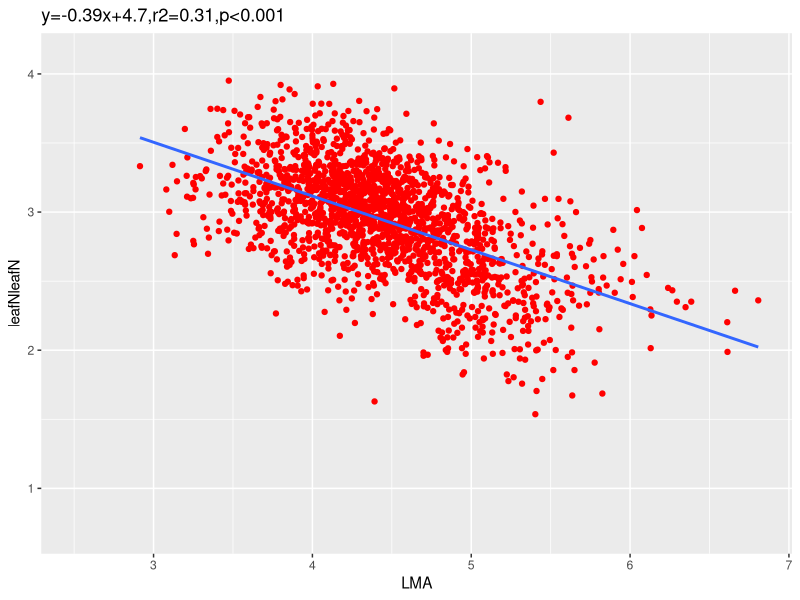
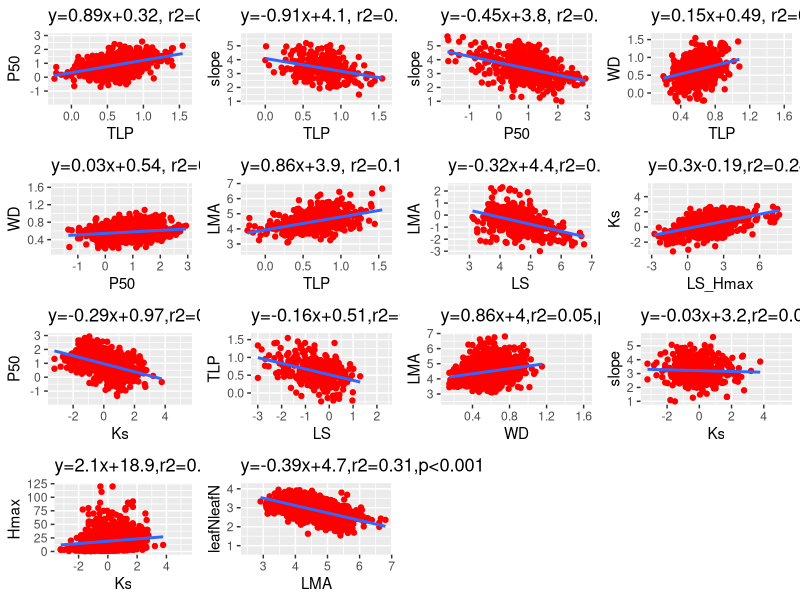
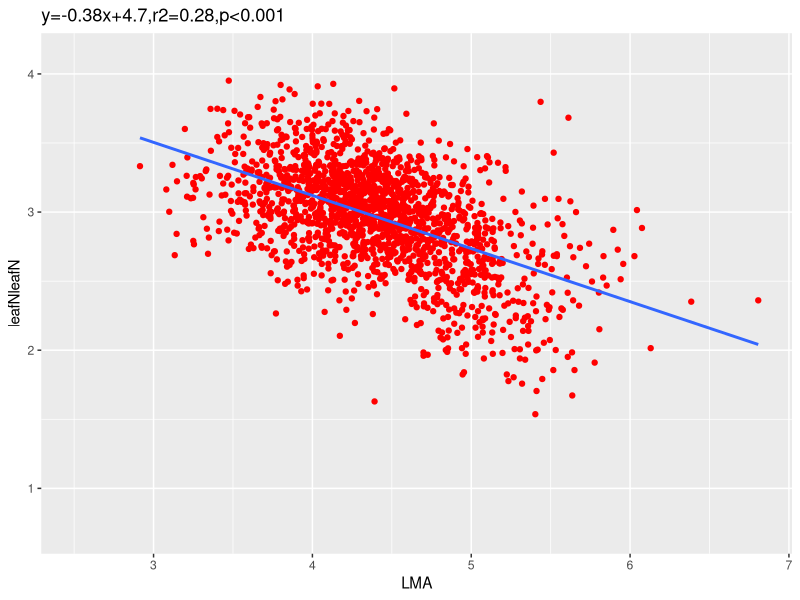
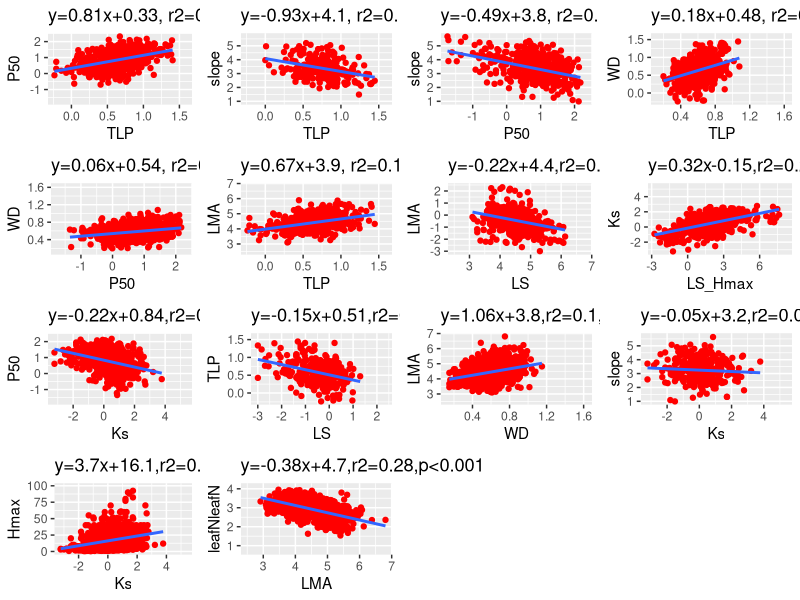
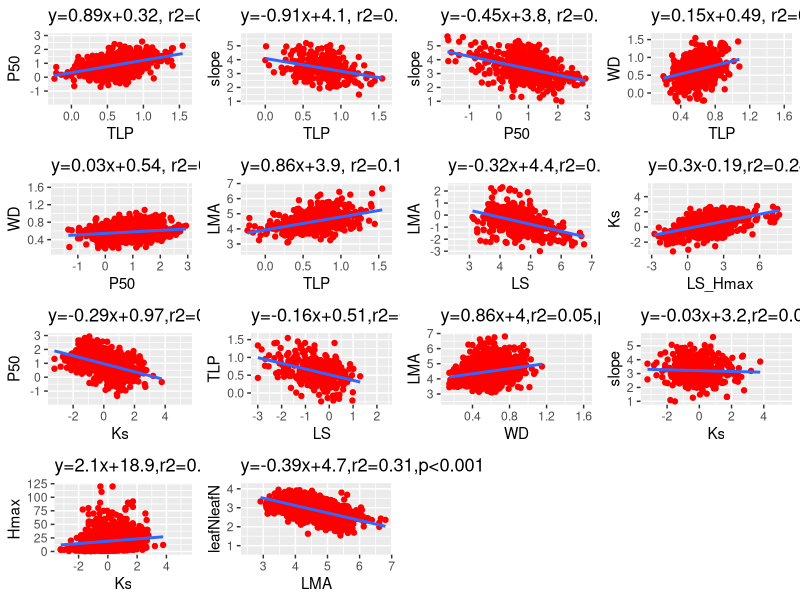
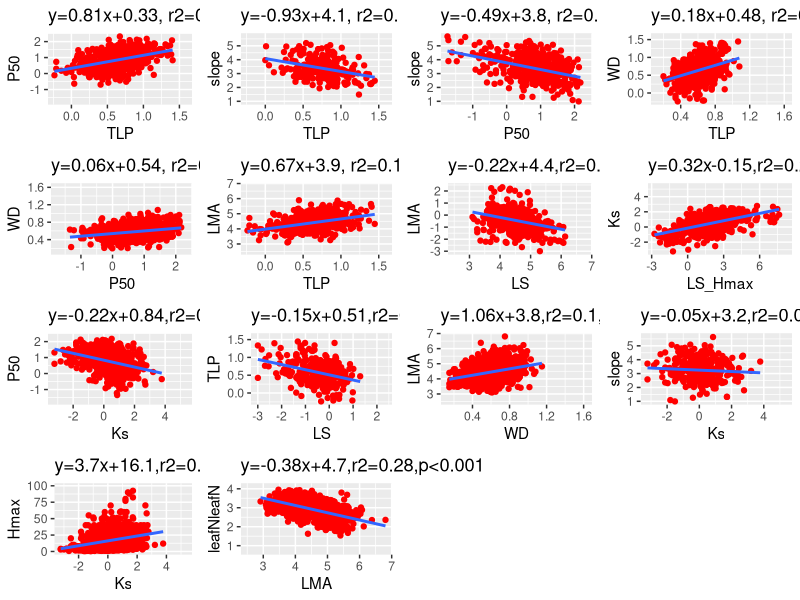

The R script that drew these images, in order: (Note: this script raises an error after producing the figures.)

#libarary
library(ggplot2)
library(cowplot)

#import the file
trait<-read.table('woody_trait.0625.txt',header=TRUE, stringsAsFactors=FALSE, sep="\t", dec=".",fileEncoding="latin1")
#2_0) all speccies for the bivariate regression
xy<-trait
names(xy)
summary(model<-lm(P50~TLP,data=xy))
P50_TLP<-ggplot(xy, aes(x=TLP, y=P50)) +geom_point(color="red") +labs(title = "y=0.89x+0.32, r2=0.20,p<0.001")+geom_smooth(method=lm, se=FALSE)+
  scale_x_continuous(name = "TLP",) +
  scale_y_continuous(name = "P50")
summary(model<-lm(slope~TLP,data=xy))
slope_TLP<-ggplot(xy, aes(x=TLP, y=slope)) +geom_point(color="red") +labs(title = "y=-0.91x+4.1, r2=0.11,p<0.001")+geom_smooth(method=lm, se=FALSE)+
  scale_x_continuous(name = "TLP",) +
  scale_y_continuous(name = "slope")
summary(model<-lm(slope~P50,data=xy))
slope_P50<-ggplot(xy, aes(x=P50, y=slope)) +geom_point(color="red") +labs(title = "y=-0.45x+3.8, r2=0.17,p<0.001")+geom_smooth(method=lm, se=FALSE)+
  scale_x_continuous(name = "P50",) +
  scale_y_continuous(name = "slope")
summary(model<-lm(WD~TLP,data=xy))
WD_TLP<-ggplot(xy, aes(x=WD, y=TLP)) +geom_point(color="red") +labs(title = "y=0.15x+0.49, r2=0.09,p<0.001")+geom_smooth(method=lm, se=FALSE)+
  scale_x_continuous(name = "TLP",) +
  scale_y_continuous(name = "WD")

summary(model<-lm(WD~P50,data=xy))
WD_P50<-ggplot(xy, aes(x=P50, y=WD)) +geom_point(color="red") +labs(title = "y=0.03x+0.54, r2=0.03,p<0.001")+geom_smooth(method=lm, se=FALSE)+
  scale_x_continuous(name = "P50",) +
  scale_y_continuous(name = "WD")
summary(model<-lm(LMA~TLP,data=xy))
LMA_TLP<-ggplot(xy, aes(x=TLP, y=LMA)) +geom_point(color="red") +labs(title = "y=0.86x+3.9, r2=0.19,p<0.001")+geom_smooth(method=lm, se=FALSE)+
  scale_x_continuous(name = "TLP",) +
  scale_y_continuous(name = "LMA")
summary(model<-lm(LMA~LS,data=xy))
LMA_LS<-ggplot(xy, aes(x=LMA, y=LS)) +geom_point(color="red") +labs(title = "y=-0.32x+4.4,r2=0.19,p<0.001")+geom_smooth(method=lm, se=FALSE)+
  scale_x_continuous(name = "LS",) +
  scale_y_continuous(name = "LMA")
summary(model<-lm(Ks~LS_Hmax,data=xy))
Ks_LS_Hmax<-ggplot(xy, aes(x=LS_Hmax, y=Ks)) +geom_point(color="red") +labs(title = "y=0.3x-0.19,r2=0.24,p<0.001")+geom_smooth(method=lm, se=FALSE)+
  scale_x_continuous(name = "LS_Hmax",) +
  scale_y_continuous(name = "Ks")

summary(model<-lm(P50~Ks,data=xy))
P50_Ks<-ggplot(xy, aes(x=Ks, y=P50)) +geom_point(color="red") +labs(title = "y=-0.29x+0.97,r2=0.2,p<0.001")+geom_smooth(method=lm, se=FALSE)+
  scale_x_continuous(name = "Ks",) +
  scale_y_continuous(name = "P50")
summary(model<-lm(TLP~LS,data=xy))
TLP_LS<-ggplot(xy, aes(x=LS, y=TLP)) +geom_point(color="red") +labs(title = "y=-0.16x+0.51,r2=0.16,p<0.001")+geom_smooth(method=lm, se=FALSE)+
  scale_x_continuous(name = "LS",) +
  scale_y_continuous(name = "TLP")
summary(model<-lm(LMA~WD,data=xy))
LMA_WD<-ggplot(xy, aes(x=WD, y=LMA)) +geom_point(color="red") +labs(title = "y=0.86x+4,r2=0.05,p<0.001")+geom_smooth(method=lm, se=FALSE)+
  scale_x_continuous(name = "WD",) +
  scale_y_continuous(name = "LMA")
summary(model<-lm(slope~Ks,data=xy))
slope_Ks<-ggplot(xy, aes(x=Ks, y=slope)) +geom_point(color="red") +labs(title = "y=-0.03x+3.2,r2=0.001,ns")+geom_smooth(method=lm, se=FALSE)+
  scale_x_continuous(name = "Ks",) +
  scale_y_continuous(name = "slope")

summary(model<-lm(Hmax~Ks,data=xy))
Hmax_Ks<-ggplot(xy, aes(x=Ks, y=Hmax)) +geom_point(color="red") +labs(title = "y=2.1x+18.9,r2=0.02,p<0.001")+geom_smooth(method=lm, se=FALSE)+
  scale_x_continuous(name = "Ks",) +
  scale_y_continuous(name = "Hmax")
summary(model<-lm(leafN~LMA,data=xy))
leafN_LMA<-ggplot(xy, aes(x=LMA, y=leafN)) +geom_point(color="red") +labs(title = "y=-0.39x+4.7,r2=0.31,p<0.001")+geom_smooth(method=lm, se=FALSE)+
  scale_x_continuous(name = "LMA",) +
  scale_y_continuous(name = "leafNleafN")
leafN_LMA

fig3<-plot_grid(P50_TLP,slope_TLP,slope_P50, WD_TLP,
                WD_P50, LMA_TLP,LMA_LS,Ks_LS_Hmax,
                P50_Ks,TLP_LS,LMA_WD,slope_Ks,
                Hmax_Ks,leafN_LMA,
                nrow=4)
fig3
ggsave(fig3,filename = '/Users/liudy/Downloads/ALL.tiff',width = 16,height = 16)

#2_1)broadleaf
trait_g<-trait[trait$group=="BT"|trait$group=="BD"|trait$group=="BE",]
names(trait_g)
xy<-trait_g
names(xy)

summary(model<-lm(P50~TLP,data=xy))
P50_TLP<-ggplot(xy, aes(x=TLP, y=P50)) +geom_point(color="red") +labs(title = "y=0.81x+0.33, r2=0.18,p<0.001")+geom_smooth(method=lm, se=FALSE)+
  scale_x_continuous(name = "TLP",) +
  scale_y_continuous(name = "P50")
summary(model<-lm(slope~TLP,data=xy))
slope_TLP<-ggplot(xy, aes(x=TLP, y=slope)) +geom_point(color="red") +labs(title = "y=-0.93x+4.1, r2=0.12,p<0.001")+geom_smooth(method=lm, se=FALSE)+
  scale_x_continuous(name = "TLP",) +
  scale_y_continuous(name = "slope")
summary(model<-lm(slope~P50,data=xy))
slope_P50<-ggplot(xy, aes(x=P50, y=slope)) +geom_point(color="red") +labs(title = "y=-0.49x+3.8, r2=0.16,p<0.001")+geom_smooth(method=lm, se=FALSE)+
  scale_x_continuous(name = "P50",) +
  scale_y_continuous(name = "slope")
summary(model<-lm(WD~TLP,data=xy))
WD_TLP<-ggplot(xy, aes(x=WD, y=TLP)) +geom_point(color="red") +labs(title = "y=0.18x+0.48, r2=0.14,p<0.001")+geom_smooth(method=lm, se=FALSE)+
  scale_x_continuous(name = "TLP",) +
  scale_y_continuous(name = "WD")

summary(model<-lm(WD~P50,data=xy))
WD_P50<-ggplot(xy, aes(x=P50, y=WD)) +geom_point(color="red") +labs(title = "y=0.06x+0.54, r2=0.07,p<0.001")+geom_smooth(method=lm, se=FALSE)+
  scale_x_continuous(name = "P50",) +
  scale_y_continuous(name = "WD")
summary(model<-lm(LMA~TLP,data=xy))
LMA_TLP<-ggplot(xy, aes(x=TLP, y=LMA)) +geom_point(color="red") +labs(title = "y=0.67x+3.9, r2=0.16,p<0.001")+geom_smooth(method=lm, se=FALSE)+
  scale_x_continuous(name = "TLP",) +
  scale_y_continuous(name = "LMA")
summary(model<-lm(LMA~LS,data=xy))
LMA_LS<-ggplot(xy, aes(x=LMA, y=LS)) +geom_point(color="red") +labs(title = "y=-0.22x+4.4,r2=0.11,p<0.001")+geom_smooth(method=lm, se=FALSE)+
  scale_x_continuous(name = "LS",) +
  scale_y_continuous(name = "LMA")
summary(model<-lm(Ks~LS_Hmax,data=xy))
Ks_LS_Hmax<-ggplot(xy, aes(x=LS_Hmax, y=Ks)) +geom_point(color="red") +labs(title = "y=0.32x-0.15,r2=0.27,p<0.001")+geom_smooth(method=lm, se=FALSE)+
  scale_x_continuous(name = "LS_Hmax",) +
  scale_y_continuous(name = "Ks")

summary(model<-lm(P50~Ks,data=xy))
P50_Ks<-ggplot(xy, aes(x=Ks, y=P50)) +geom_point(color="red") +labs(title = "y=-0.22x+0.84,r2=0.13,p<0.001")+geom_smooth(method=lm, se=FALSE)+
  scale_x_continuous(name = "Ks",) +
  scale_y_continuous(name = "P50")
summary(model<-lm(TLP~LS,data=xy))
TLP_LS<-ggplot(xy, aes(x=LS, y=TLP)) +geom_point(color="red") +labs(title = "y=-0.15x+0.51,r2=0.13,p<0.001")+geom_smooth(method=lm, se=FALSE)+
  scale_x_continuous(name = "LS",) +
  scale_y_continuous(name = "TLP")
summary(model<-lm(LMA~WD,data=xy))
LMA_WD<-ggplot(xy, aes(x=WD, y=LMA)) +geom_point(color="red") +labs(title = "y=1.06x+3.8,r2=0.1,p<0.001")+geom_smooth(method=lm, se=FALSE)+
  scale_x_continuous(name = "WD",) +
  scale_y_continuous(name = "LMA")
summary(model<-lm(slope~Ks,data=xy))
slope_Ks<-ggplot(xy, aes(x=Ks, y=slope)) +geom_point(color="red") +labs(title = "y=-0.05x+3.2,r2=0.005,ns")+geom_smooth(method=lm, se=FALSE)+
  scale_x_continuous(name = "Ks",) +
  scale_y_continuous(name = "slope")

summary(model<-lm(Hmax~Ks,data=xy))
Hmax_Ks<-ggplot(xy, aes(x=Ks, y=Hmax)) +geom_point(color="red") +labs(title = "y=3.7x+16.1,r2=0.08,p<0.001")+geom_smooth(method=lm, se=FALSE)+
  scale_x_continuous(name = "Ks",) +
  scale_y_continuous(name = "Hmax")
summary(model<-lm(leafN~LMA,data=xy))
leafN_LMA<-ggplot(xy, aes(x=LMA, y=leafN)) +geom_point(color="red") +labs(title = "y=-0.38x+4.7,r2=0.28,p<0.001")+geom_smooth(method=lm, se=FALSE)+
  scale_x_continuous(name = "LMA",) +
  scale_y_continuous(name = "leafNleafN")
leafN_LMA

fig3<-plot_grid(P50_TLP,slope_TLP,slope_P50, WD_TLP,
                WD_P50, LMA_TLP,LMA_LS,Ks_LS_Hmax,
                P50_Ks,TLP_LS,LMA_WD,slope_Ks,
                Hmax_Ks,leafN_LMA,
                nrow=4)
fig3

ggsave(fig3,filename = '/Users/liudy/Downloads/broadleaf.tiff',width = 16,height = 16)
#######################################################################################################################################
#2_3) Multi-bivariiate Broadleaf
#LMA~TLP #only one variable and do not test



#TLP ~other traits
trait_g<-trait[trait$group!="CC",]
xy<-trait_g
names(xy)
xy1<-xy[,c("LMA","LS","WD","P50","TLP")]
xy2<-na.omit(xy1)
model<-sma_regress_multivar(xy2)
pred<-model$intercept_R+model$slope_R.y1*xy2$LMA+
  model$slope_R.y2*xy2$LS+model$slope_R.y3*xy2$WD+model$slope_R.y4*(xy2$P50)
res<-xy2$TLP-pred
rmse<-sqrt(mean(res^2))
rmse
plot(pred,xy2$TLP)
abline(0, 1)

xy2$pred<-pred
model1<-sma(pred~TLP,data=xy2,method=c("SMA"))
model1
summary(model<-lm(pred~TLP,data=xy2))
tlp<-ggplot(xy2, aes(x=TLP, y=pred)) +geom_point(color="red") +labs(title = "y=0.5x+0.27, R2=0.3438,R2_adj=0.3408,p<0.001")+geom_smooth(method=lm, se=FALSE)+
  scale_x_continuous(name = "TLP_act",) +
  scale_y_continuous(name = "TLP_pred")+
  geom_abline(slope=1)


#3 out-smaple test (choose 150)
trait_g<-trait[trait$group!="CC",]
xy<-trait_g
names(xy)
xy1<-xy[,c("LMA","LS","WD","P50","TLP")]
xy2<-na.omit(xy1)
xy2_out<-xy2[c(1:150),]
model<-sma_regress_multivar(xy2_out)
model
pred<-model$intercept_R+model$slope_R.y1*xy2_out$LMA+
  model$slope_R.y2*xy2_out$LS+model$slope_R.y3*xy2_out$WD+model$slope_R.y4*(xy2_out$P50)
res<-xy2_out$TLP-pred
rmse<-sqrt(mean(res^2))
rmse

xy2_out$pred<-pred
summary(model<-lm(pred~TLP,data=xy2_out))
tlp<-ggplot(xy2_out, aes(x=TLP, y=pred)) +geom_point(color="red") +labs(title = "y=0.47x+0.27, R2=0.3074,R2_adj=0.3028,p<0.001")+geom_smooth(method=lm, se=FALSE)+
  scale_x_continuous(name = "TLP_act",) +
  scale_y_continuous(name = "TLP_pred")+
  geom_abline(slope=1)

#rest sp 73
xy2_out2<-xy2[c(151:223),]
pred<-model$intercept_R+model$slope_R.y1*xy2_out2$LMA+
  model$slope_R.y2*xy2_out2$LS+model$slope_R.y3*xy2_out2$WD+model$slope_R.y4*(xy2_out2$P50)
res<-xy2_out2$TLP-pred
rmse<-sqrt(mean(res^2))
rmse

xy2_out2$pred<-pred
summary(model<-lm(pred~TLP,data=xy2_out2))
tlp<-ggplot(xy2_out2, aes(x=TLP, y=pred)) +geom_point(color="red") +labs(title = "y=0.53x+0.26, R2=0.3658,R2_adj=0.3569,p<0.001")+geom_smooth(method=lm, se=FALSE)+
  scale_x_continuous(name = "TLP_act",) +
  scale_y_continuous(name = "TLP_pred")+
  geom_abline(slope=1)
tlp



#5test for bivariate regressioon wiith best correlatiom
trait_g<-trait[trait$group!="CC",]
xy<-trait_g
names(xy)
xy1<-na.omit(xy[,c("P50","TLP")])
model1<-sma(TLP~P50,data=xy1,method=c("SMA"))
model1
res<-residuals(model1)
rmse<-sqrt(mean(res^2))
rmse

xy1<-na.omit(xy[,c("LMA","TLP")])
model1<-sma(TLP~LMA,data=xy1,method=c("SMA"))
model1
res<-residuals(model1)
rmse<-sqrt(mean(res^2))
rmse

#for 223 sp get the TLP prediction
trait_g<-trait[trait$group!="CC",]
xy<-trait_g
names(xy)
xy1<-xy[,c("LMA","LS","WD","P50","TLP")]
xy2<-na.omit(xy1)
model1<-sma(TLP~LMA,data=xy2,method=c("SMA"))
model1
res<-residuals(model1)
rmse<-sqrt(mean(res^2))
rmse

result<-merge(xy1_pre,xy2_pred,by="P50")
names(result)
summary(model<-lm(pred~pre,data=result))
plot_pre<-ggplot(result, aes(x=pre, y=pred)) +geom_point(color="red") +labs(title = "y=0.5x+0.27, R2=0.28,R2_adj=0.27,p<0.001")+geom_smooth(method=lm, se=FALSE)+
  scale_x_continuous(name = "pre_bi",) +
  scale_y_continuous(name = "pre_mbi")+
  geom_abline(slope=1)
plot_pre
#####test the other traits that are working


